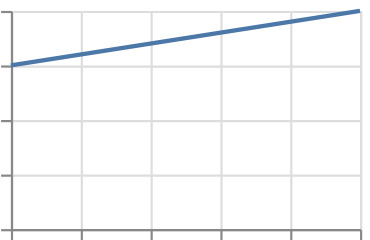

Specify this chart in Vega-Lite:
### Vega-Lite specification from a JSON file in a GitHub repository (floating-point values rounded to 4 significant figures)
{"$schema": "https://vega.github.io/schema/vega-lite/v6.json", "padding": 5, "autosize": "none", "data": {"values": [{"c": "A", "x": 1, "y": null, "s": 3, "t": "2024-01-01"}, {"c": "B", "x": 2, "y": 3, "s": 5, "t": "2024-02-01"}, {"c": "C", "x": 3, "y": 4, "s": 6, "t": "2024-03-01"}, {"c": "D", "x": 4, "y": null, "s": 7, "t": "2024-04-01"}]}, "width": 160, "height": 100, "mark": {"type": "line", "invalid": "filter"}, "encoding": {"x": {"field": "x", "type": "quantitative"}, "y": {"field": "y", "type": "quantitative"}}}
